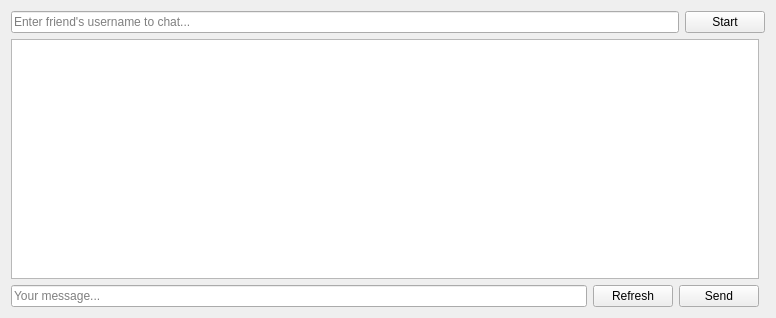
<?xml version="1.0" encoding="UTF-8"?>
<ui version="4.0">
 <class>Chat</class>
 <widget class="QWidget" name="Chat">
  <property name="geometry">
   <rect>
    <x>0</x>
    <y>0</y>
    <width>776</width>
    <height>318</height>
   </rect>
  </property>
  <property name="windowTitle">
   <string>Baronchat</string>
  </property>
  <layout class="QGridLayout" name="gridLayout">
   <item row="2" column="0">
    <layout class="QHBoxLayout" name="horizontalLayout_2">
     <item>
      <widget class="QLineEdit" name="chat_message">
       <property name="placeholderText">
        <string>Your message...</string>
       </property>
      </widget>
     </item>
     <item>
      <widget class="QPushButton" name="refresh_button">
       <property name="text">
        <string>Refresh</string>
       </property>
      </widget>
     </item>
     <item>
      <widget class="QPushButton" name="send_message">
       <property name="text">
        <string>Send</string>
       </property>
      </widget>
     </item>
    </layout>
   </item>
   <item row="0" column="0" colspan="2">
    <layout class="QHBoxLayout" name="horizontalLayout">
     <item>
      <widget class="QLineEdit" name="receiver_username">
       <property name="readOnly">
        <bool>false</bool>
       </property>
       <property name="placeholderText">
        <string>Enter friend's username to chat...</string>
       </property>
      </widget>
     </item>
     <item>
      <widget class="QPushButton" name="search_user">
       <property name="text">
        <string>Start</string>
       </property>
      </widget>
     </item>
    </layout>
   </item>
   <item row="1" column="0">
    <widget class="QTextEdit" name="chat_window">
     <property name="readOnly">
      <bool>true</bool>
     </property>
    </widget>
   </item>
  </layout>
 </widget>
 <resources/>
 <connections/>
</ui>
